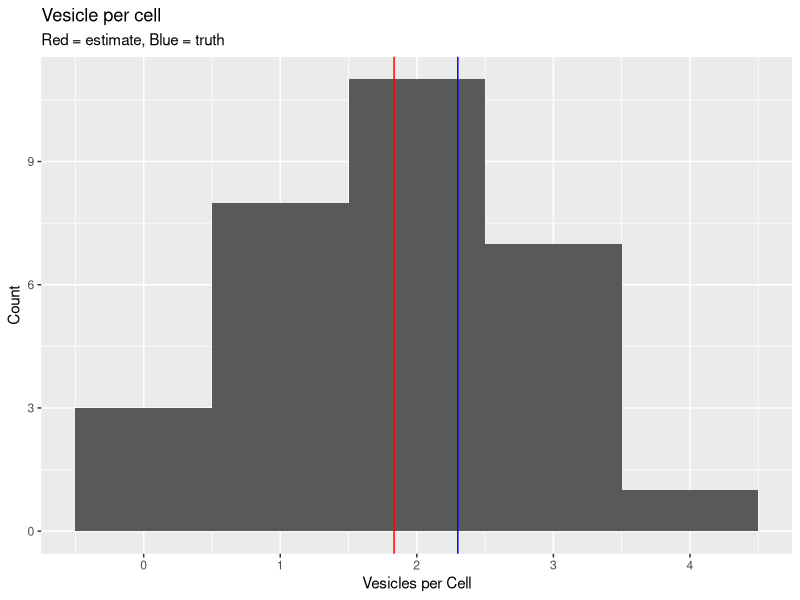
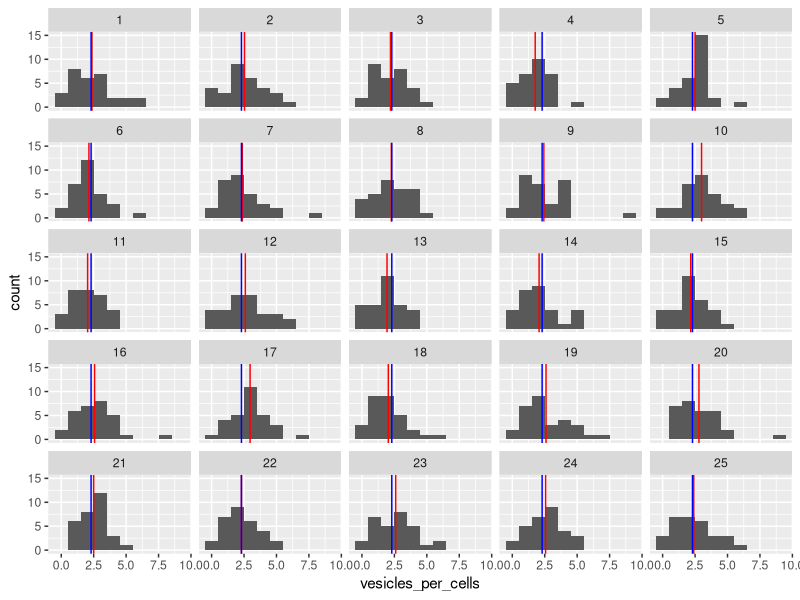
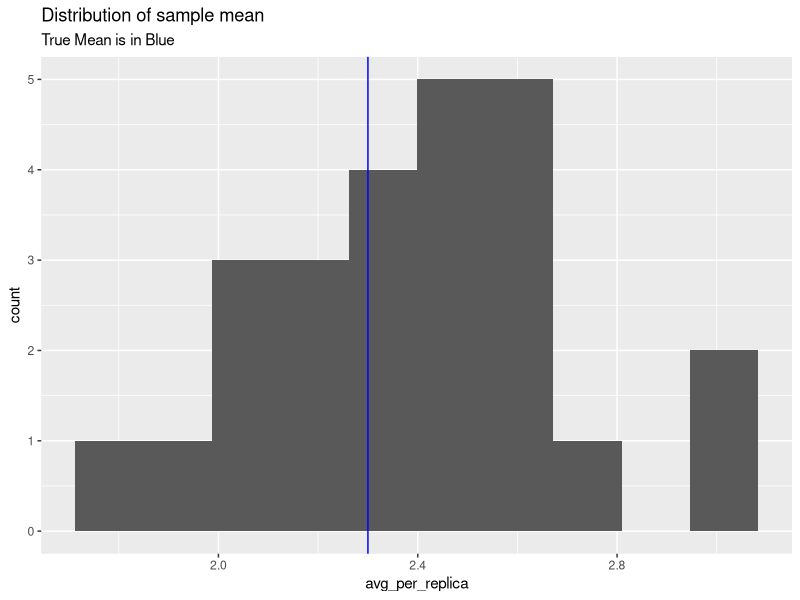
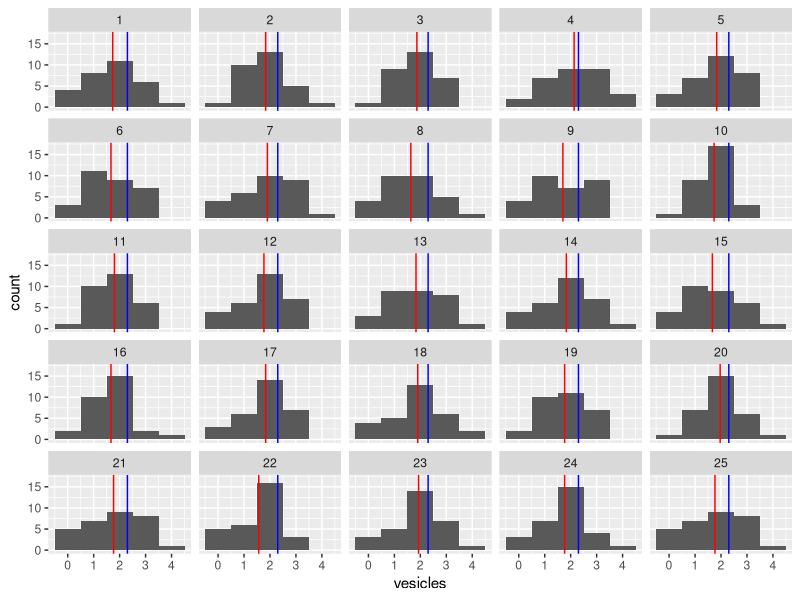
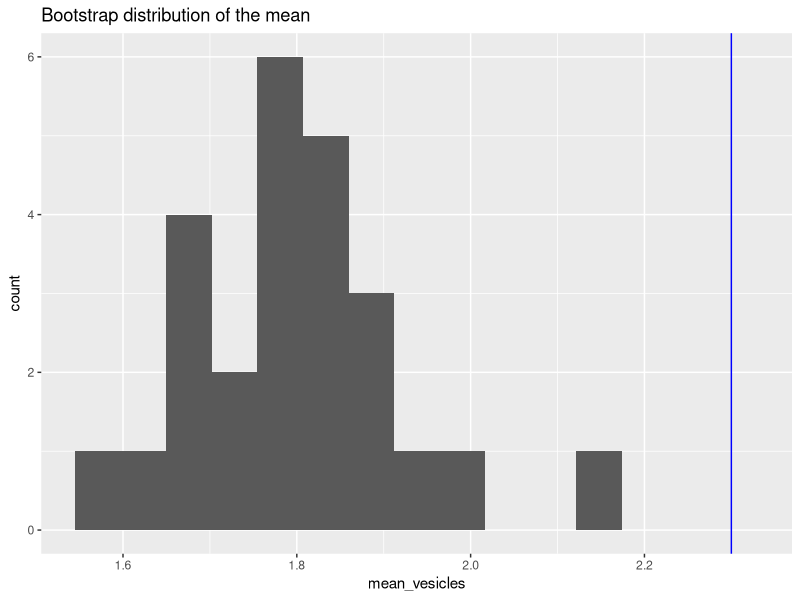
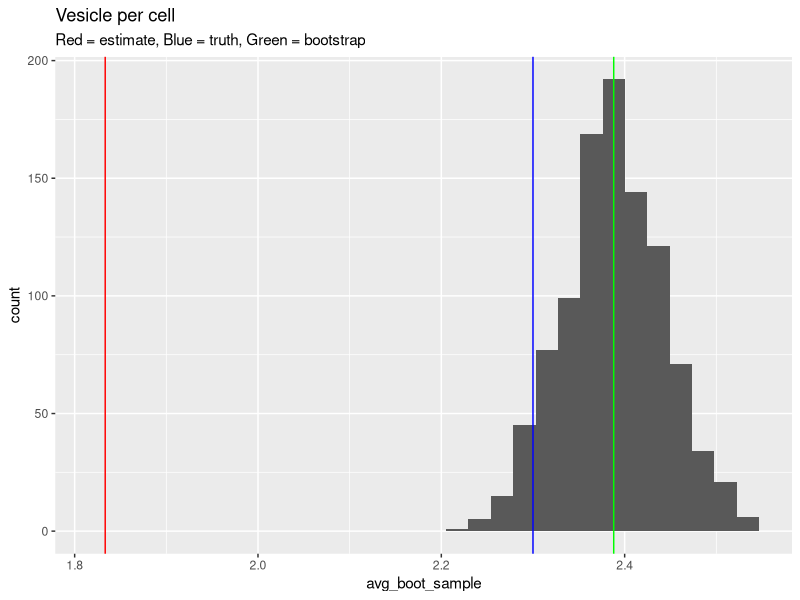
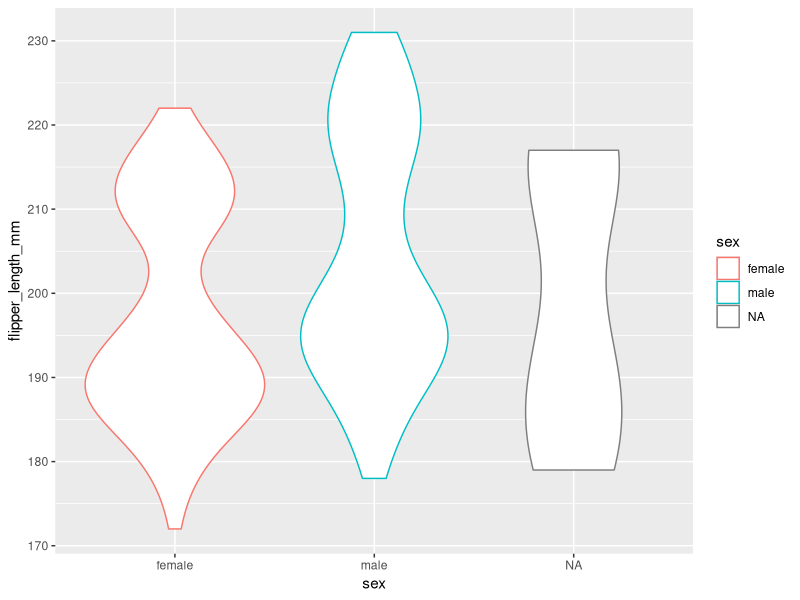
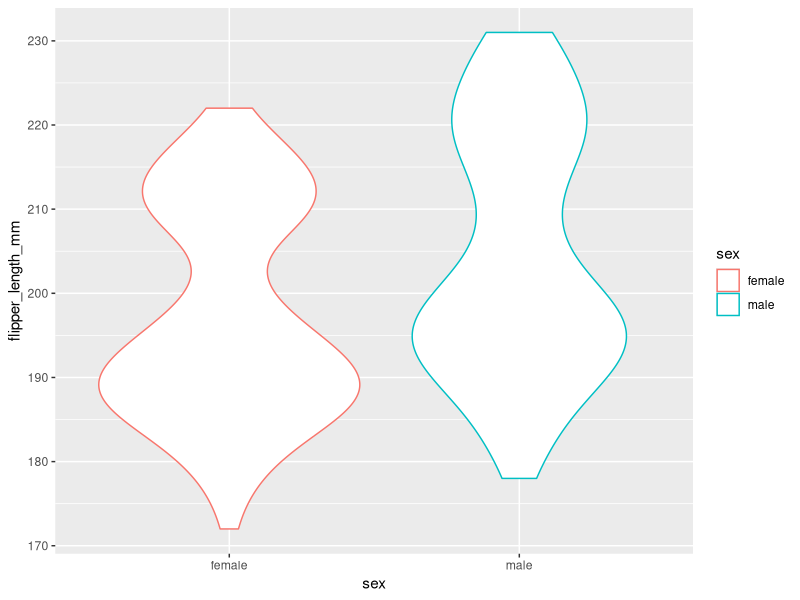

Reproduce these figures in R, in order.
## ---- chunk 1
library(ggplot2)
library(tidyverse)
library(tidyr)
library(dplyr)
# ![Today's class](information_hose.jpg)
## ---- chunk 2
# number of observations aka how many cells are we going to look at?
n_obs <- 30

# assumed true value
true_mean_vesicles_per_cell <- 2.3 

# simulate the creation of the data set
vesicles_per_cells <- rpois(n_obs,true_mean_vesicles_per_cell)

# convert the data set into a data frame which will be needed for plotting
myexperiment <- data.frame(vesicles_per_cells)

# calculate average vesicles per cell
avg_v_per_cell <- mean(vesicles_per_cells)
## ---- chunk 3

# pro tip: use geom_vline() to add a verticle line with a designated x intercept
# add a subtitle your plot title with ggtitle("title", "subtitle")

ggplot(myexperiment,aes(x=vesicles_per_cells)) + 
  geom_histogram(binwidth = 1) + 
  geom_vline(xintercept = avg_v_per_cell,color="red") + 
  geom_vline(xintercept = true_mean_vesicles_per_cell,color="blue") + 
  ggtitle("Vesicle per cell","Red = estimate, Blue = truth")+
  labs(x = "Vesicles per Cell",
       y = "Count")

## ---- chunk 4
# set the number of times we want to repeat the experiment (replicas)
replicas <- 25

# we can multiply our observations by our replicates in order to rapidly simulate
# the collection of the data.
vesicles_per_cells <- rpois(n_obs*replicas, true_mean_vesicles_per_cell)

# create a factor to say what experiment this is and bind to a data.frame
# use gl() to generate factor levels
experiment_id <- gl(replicas, n_obs)
myexperiment_replicas <- data.frame(vesicles = vesicles_per_cells, 
                                    replica = experiment_id)
## ---- chunk 5
# create a data frame of averages grouped by the 'replica' factor we created above
df.avg <- myexperiment_replicas %>%
  group_by(replica) %>%
  summarize(avg_per_replica = mean(vesicles))

# plot all experiment replicates using replicate number as a the separating facet. 
ggplot(myexperiment_replicas, aes(vesicles_per_cells)) + 
  geom_histogram(binwidth = 1) + 
  facet_wrap(~replica) + 
  geom_vline(data=df.avg, aes(xintercept = avg_per_replica),color="red") + 
  geom_vline(xintercept = true_mean_vesicles_per_cell, color="blue") 

## ---- chunk 6
ggplot(df.avg, aes(avg_per_replica)) + 
  geom_histogram(bins = 10) + 
  geom_vline(xintercept = true_mean_vesicles_per_cell, color="blue") +
  ggtitle("Distribution of sample mean","True Mean is in Blue")

## ---- chunk 7
# create a subsample with the sample() command. Using our previously created
# myexperimet data frame, lets create a sample of vesicles per cell that is 
# subsampled using bootstrapping with the same number of obervations and replicas
# that we used before. Since bootstrapping is sampling done with replacement be
# sure to set replace = TRUE
subsample1 <- sample(myexperiment$vesicles_per_cells, n_obs*replicas, replace=TRUE)

# the data frame using the subsampled vesicles data and experiment_id from before.
subsample_boostraps <- data.frame(vesicles = subsample1, replica=experiment_id)
## ---- chunk 8
bootstraps_averages <- subsample_boostraps %>%
                    group_by(replica) %>%
                    summarise(mean_vesicles = mean(vesicles))

ggplot(subsample_boostraps, aes(vesicles)) + 
  geom_histogram(binwidth = 1) + 
  facet_wrap(~replica) + 
   geom_vline(data=bootstraps_averages, aes(xintercept = mean_vesicles),color="red") + 
   geom_vline(xintercept = true_mean_vesicles_per_cell,color="blue") 
## ---- chunk 9
ggplot(bootstraps_averages, aes(x=mean_vesicles)) + 
  geom_histogram(bins=15) + 
  geom_vline(xintercept = true_mean_vesicles_per_cell, color="blue") + 
  ggtitle("Bootstrap distribution of the mean")
## ---- chunk 10
# create the array
avg_boot_sample <- array(NA,1000)

# initiate the for loop creating the list of subsamples for the array
for (i in 1:length(avg_boot_sample)){
  bootsample <- sample(vesicles_per_cells,replace=TRUE)
  avg_boot_sample[i] <- mean(bootsample)
}

# calculate the summary statistics from your array of subsamples.
mean(avg_boot_sample)
sd(avg_boot_sample)
quantile(avg_boot_sample,c(0.025,0.975))

# lets take a look. Notice ggplot can only work with data frames. In this case
# we can convert the avg_boot_sample array into a data frame within the ggplot
# command
ggplot(data.frame(avg_boot_sample) ,aes(avg_boot_sample)) + 
  geom_histogram() + 
  geom_vline(xintercept = avg_v_per_cell, color="red") + 
  geom_vline(xintercept = mean(avg_boot_sample), color="green") + 
  geom_vline(xintercept = true_mean_vesicles_per_cell, color="blue") + 
  ggtitle("Vesicle per cell", "Red = estimate, Blue = truth, Green = bootstrap")


## ---- chunk 11
library(palmerpenguins)
ggplot(penguins,aes(x=sex,y=flipper_length_mm,color=sex)) + geom_violin()

# clean NAs
sum(is.na(penguins$sex))
penguins_clean = penguins[!is.na(penguins$sex),]

# penguins_clean = penguins %>% filter(!is.na(sex))

ggplot(penguins_clean,aes(x=sex,y=flipper_length_mm,color=sex)) + 
  geom_violin()


## ---- chunk 12
# to make code more readable, create an indicator variable
is_female = penguins_clean$sex=="female"

avg_female = mean(penguins_clean$flipper_length_mm[is_female])
avg_male = mean(penguins_clean$flipper_length_mm[!is_female])
diff_flipper_length= avg_female - avg_male

print(paste("Flipper lenth difference between male and female is: ",diff_flipper_length))
print("Is is REAL?")
## ---- chunk 13
individual_diff_from_mean = array(NA,nrow(penguins_clean))

individual_diff_from_mean[is_female] = penguins_clean$flipper_length_mm[is_female] - avg_female
individual_diff_from_mean[!is_female] = penguins_clean$flipper_length_mm[!is_female] - avg_male

# add to the data_frame
penguins_clean_diff = cbind(penguins_clean,individual_diff_from_mean)

#plot
ggplot(penguins_clean_diff,aes(x=individual_diff_from_mean)) + geom_histogram()

ggplot(penguins_clean_diff,aes(x=sex,y=individual_diff_from_mean)) + geom_violin()
ggplot(penguins_clean_diff,aes(x=sex,y=individual_diff_from_mean,color=island)) + geom_violin()
## ---- chunk 14
avg_by_sex_and_island = penguins_clean %>% 
                            group_by(sex,island) %>% 
                            summarise(avg=mean(flipper_length_mm))

individual_diff_from_mean = array(NA,nrow(penguins_clean))
for (i in seq(nrow(avg_by_sex_and_island))) {
  ix = which(penguins_clean$sex==avg_by_sex_and_island$sex[i] &
             penguins_clean$island==avg_by_sex_and_island$island[i])
  individual_diff_from_mean[ix]=penguins_clean$flipper_length_mm[ix] - avg_by_sex_and_island$avg[i] 
}


## ---- chunk 15
penguins_clean_diff = cbind(penguins_clean,individual_diff_from_mean)

#plot
ggplot(penguins_clean_diff,aes(x=individual_diff_from_mean)) + geom_histogram()

ggplot(penguins_clean_diff,aes(x=sex,y=individual_diff_from_mean)) + geom_violin()
ggplot(penguins_clean_diff,aes(x=sex,y=individual_diff_from_mean,color=island)) + geom_violin()
## ---- chunk 16
avg_by_sex_and_island = penguins_clean %>% 
                            group_by(sex,island) %>% 
                            summarise(avg=mean(flipper_length_mm))

diff_flipper_length= mean(avg_by_sex_and_island$avg[avg_by_sex_and_island$sex=="female"] - 
                     avg_by_sex_and_island$avg[avg_by_sex_and_island$sex=="male"])

print(paste("Flipper lenth difference between male and female accounting for island is: ",diff_flipper_length))
print("Is is REAL?")
## ---- chunk 17
sex_diff = function(png) {
  avg_by_sex_and_island = png %>% 
                            group_by(sex,island) %>% 
                            summarise(avg=mean(flipper_length_mm))

  diff_flipper_length= mean(avg_by_sex_and_island$avg[avg_by_sex_and_island$sex=="female"] - 
                     avg_by_sex_and_island$avg[avg_by_sex_and_island$sex=="male"])
  return(diff_flipper_length)
}

iter=1000
boot_diff = array(NA,iter)
for (i in seq(iter)) {
  smpl_ix = sample(nrow(penguins_clean),replace = TRUE)
  # create sample from sample dataframe
  png_boot = penguins_clean[smpl_ix,]
  boot_diff[i]=sex_diff(png_boot)
}
## ---- chunk 18
ggplot(data.frame(flipper_difference = boot_diff),aes(x=flipper_difference)) + 
  geom_histogram()
## ---- chunk 19
n_obs = 20; 
neuron.spike.rate = rnorm(n_obs);
eye.blinking = neuron.spike.rate+rnorm(n_obs,0,2)
myexperiment = data.frame(neuron.spike.rate=neuron.spike.rate, eye.blinking=eye.blinking)

head(myexperiment)


## ---- chunk 20
ggplot(myexperiment,aes(x=neuron.spike.rate,y=eye.blinking)) + geom_point() + geom_smooth(method=lm)

myslope <- function(x,y) {
  mdl =lm(y ~ x)
  slp=mdl$coef[[2]]
  return(slp)
}

real_slope = myslope(neuron.spike.rate,eye.blinking)
real_slope

## ---- chunk 21
# here is where the magic happens
# if they are not correlated, 
# it didn't matter if the are paired or not. 
#So we shuffle one of them.  
perm_indx = sample(n_obs,replace=FALSE)
perm_blink = eye.blinking[perm_indx];

# add to dataframe with an indicator
indicator = as.factor(c(array("perm",n_obs),array("real",n_obs)))
neuron = c(neuron.spike.rate,neuron.spike.rate)
blink = c(perm_blink,eye.blinking)
myexperiment = data.frame(indicator,neuron,blink)

ggplot(myexperiment,aes(x=neuron,y=blink,col=indicator)) + geom_point(aes(color=indicator)) +geom_smooth(method=lm)


## ---- chunk 22
perm_slopes = array(NA,dim=1000)
for (i in 1:length(perm_slopes)) {
  perm_blink = eye.blinking[sample(n_obs)];
  perm_slopes[i] = myslope(neuron.spike.rate,perm_blink)
}

ggplot(data.frame(perm_slopes),aes(perm_slopes)) + geom_histogram() + geom_vline(xintercept = real_slope)
p_value = 1-mean(real_slope>perm_slopes)
p_value
